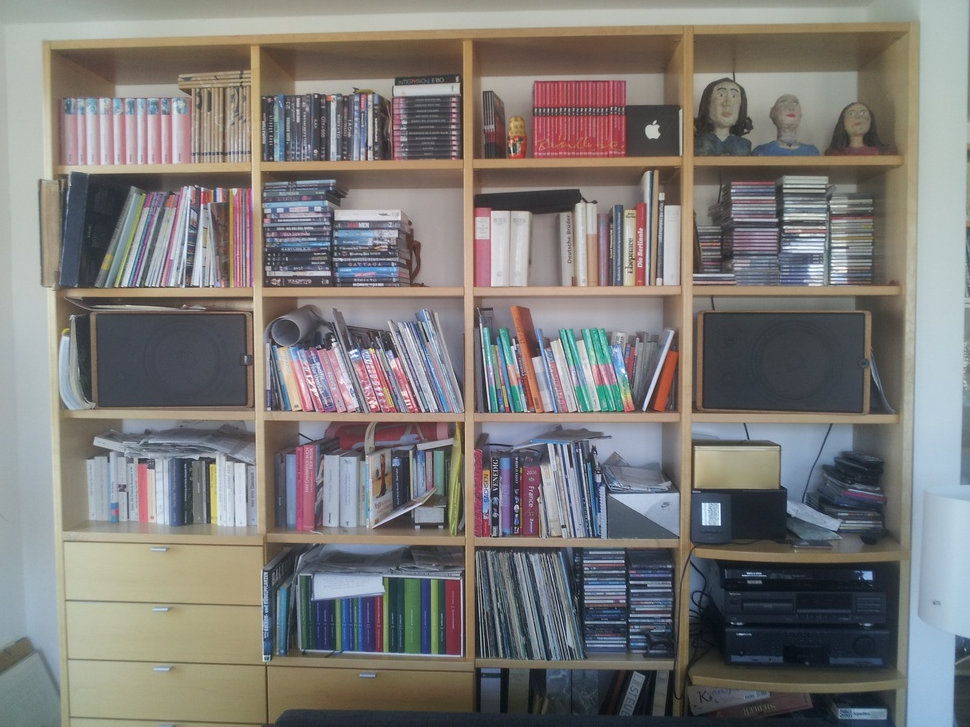
#> input picture HW09/images/20150616_074411.jpg, 970 x 727 px, shrunk from 3264 x 2448 before the run
$ jupyter execute --allow-errors MultipleViewGeometry2.ipynb
#> lines starting #> are read from the running program, lines starting #| are printed output that depends on the picture
<div class="alert alert-block alert-info" >
    <h1>Robot Perception</h1>
    <h3>General Information:</h3>
    <p>Please do not add or delete any cells. Answers belong into the corresponding cells (below the question). If a function is given (either as a signature or a full function), you should not change the name, arguments or return value of the function.<br><br> If you encounter empty cells underneath the answer that can not be edited, please ignore them, they are for testing purposes.<br><br>When editing an assignment there can be the case that there are variables in the kernel. To make sure your assignment works, please restart the kernel and run all cells before submitting (e.g. via <i>Kernel -> Restart & Run All</i>).</p>
    <p>Code cells where you are supposed to give your answer often include the line  ```raise NotImplementedError```. This makes it easier to automatically grade answers. If you edit the cell please outcomment or delete this line. </p>
    <br>The server resource is limited to 2 core cpu and 1GB RAM at max per user. If you use more than that, the kernel may die. Nevertheless, you can bring it up again by restaring the kernel (Kernel -> Restart and clear output).<br>
    <h3>Submission:</h3>
    <p>Upload all attachments required to run the notebook and provide a correct path to them.</p>
    <p><strike>Please submit your notebook via the web interface (in the main view -> Assignments -> Submit)</strike>.</p>
    <p>Starting from RP-HW07 onwards, submit the notebook and pdf version of it via LEA.</p>
    <p>The assignments are due on <b>Monday at 0:00.</b> (i.e. Sunday 23:59 + 1 min)</p>
    <h3>Group Work:</h3>
    <p>You are allowed to work in groups of up to two people. Please enter the UID (your username here) of each member of the group into the next cell. We apply plagiarism checking, so do not submit solutions from other people except your team members. If an assignment has a copied solution, the task will be graded with 0 points for all people with the same solution.</p>
    <p><b>YOU SHOULD ONLY SUBMIT EXACTLY ONE PER GROUP</b></p>
    <h3>Questions about the Assignment:</h3>
    <p>If you have questions about the assignment please post them in the LEA forum before the deadline. Don't wait until the last day to post questions.</p></div>

<div class="alert alert-block alert-danger">
<p><b>Put your answer in the PROVIDED CELLS only!</b></p>
<b>Any new cell is not visible during the grading.</b>
<p>We provide additional code and markdown cells for each question, so that you do not have to add the new ones.</p>
<p>Do not copy the metadata from one cell to another as it is unique to that cell only.</p></div>

[cell 1]
'''
Group Work:
Enter the UID (i.e. student2s) of each team member into the variables.
If you work alone please leave the second variable empty, or extend this list if necessary.
'''
member1 = ''
member2 = ''

## Q&As: Pose three questions (and ans.) to last lecture, 3 Q&As per member [1 point]

The format of the question and answer should be [Q1,A1,Q2,A2,Q3,A3,...,Qn,An], where Q1 is the question and A1 is the answer.<br>
If you work in a group, the total of the Q&As is $3xn$, where $n$ is the total number of members.<br>

Put your answer in the provided cell below!<br>
If you work in a group, you can extend the provided Q&A template, but please use the same format:
1. Q and A are separated by ONE $<$br$>$
2. Q&A and other Q&As are separated by TWO $<$br$>$

Or copy the provided format in the answer cell, and change the Q&A number.
<br>
Do not remove any markdown tag like $<$br$>$ in the answer cell.

YOUR ANSWER HERE
<br>
Q1 = Your first question here!
<br>
A1 = Your Q1 answer here!
<br>
<br>
Q2 = Your second question here!
<br>
A2 = Your Q2 answer here!
<br>
<br>
Q3 = Your third question here!
<br>
A3 = Your Q3 answer here!

[cell 2]
'''
Provide the time required to solve the assignment per task as well as the sum (in minutes).
Extend this list if needed.
'''

Task1 = 0
Task2 = 0
Task3 = 0
Sum = 0

## Task1: CameraCalibration using SURF and automatic point pairs

#### Your tasks are:

a. Run Feature extraction (SURF or SIFT) on `images/20150616_074411.jpg` and `images/20150616_07444.jpg`, display the found features.

`NOTE: both images have lens distortion, thus they are NOT calibrated.`

b. Run features MATCHING on those point sets, filter out only the "good" ones!

c. Use the match point set to run a camera Calibration and find the intrinsic parameters. Undistort the images. compare to the included files `*Calibrated.jpg`

d. I produced some point correspondences by hand myself see files (`shelf0Points.csv and shelfrrPoints.csv`). Redo Calibration using THESE point correspondences. Compare the results!

[cell 3]
# YOUR CODE HERE
import numpy as np
import matplotlib.pyplot as plt
import cv2

img1 = cv2.imread('./images/20150616_074411.jpg')
#> img1 is the input picture: shape (727, 970, 3); mean B, G, R 120.1, 122.4, 124.8
img2 = cv2.imread('./images/20150616_074444.jpg')
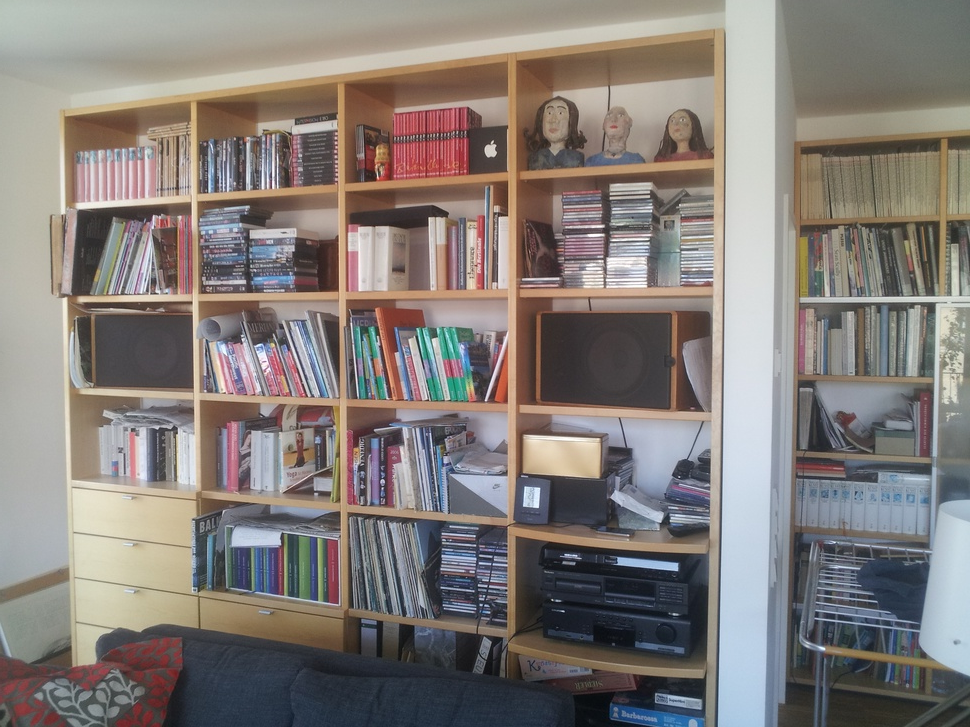
#> input picture HW09/images/20150616_074444.jpg, 970 x 727 px, shrunk from 3264 x 2448 before the run
#> img2 is the input picture: shape (727, 970, 3); mean B, G, R 121.1, 125.2, 132

img_size = (img1.shape[1], img1.shape[0])
#> img_size = (970, 727)

sift = cv2.xfeatures2d.SIFT_create()
# find the keypoints and descriptors with SIFT
kp1, des1 = sift.detectAndCompute(img1,None)
#> kp1 = 3296 keypoints; strongest (x, y, size): (652, 131, 9.8), (711, 515, 15.1), (868, 575, 6.5), (333, 340, 2.1)
kp2, des2 = sift.detectAndCompute(img2,None)
#> kp2 = 3085 keypoints; strongest (x, y, size): (490, 150, 8.4), (673, 567, 6.8), (533, 498, 13.2), (674, 614, 1.8)

[cell 4]
# BFMatcher with default params
bf = cv2.BFMatcher()
matches = bf.knnMatch(des1,des2,k=2)
#> matches = 3296 matches
# Apply ratio test
good = []
good_matches = []
pts1 = []
pts2 = []
for m,n in matches:
    if m.distance < 0.4*n.distance:
        good_matches.append(m)
        good.append([m])
#> after the loop, good = 23 matches; good_matches = 23 matches

# cv.drawMatchesKnn expects list of lists as matches.
img3 = cv2.drawMatchesKnn(img1,kp1,img2,kp2,good,None,flags=cv2.DrawMatchesFlags_NOT_DRAW_SINGLE_POINTS)
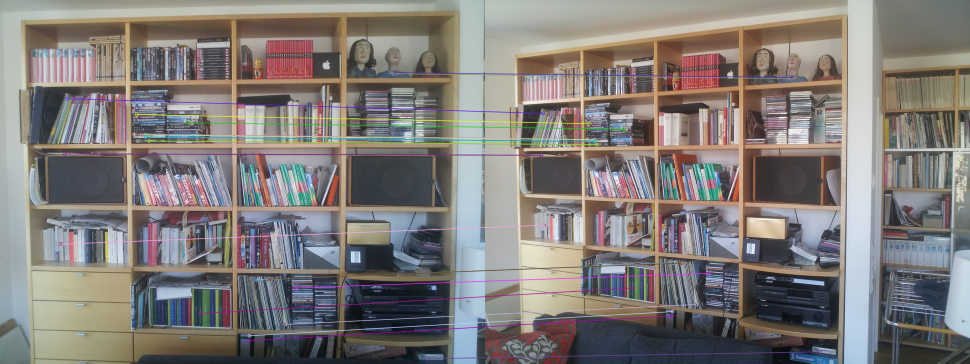
#> img3: shape (727, 1940, 3) (shown at 1/2 size); mean B, G, R 121.1, 123.9, 128.7
plt.imshow(img3),plt.show()

[cell 5]
board_height = 8
board_width = 6
N = 2 #Number of images
objpoints = [] # 3d point in real world space
imgpoints = [] # 2d points in image plane.
objp = np.zeros((6*9, 3), np.float32)
objp[:,:2] = np.mgrid[0:9, 0:6].T.reshape(-1,2)


def filter_matches_by_fundamental_matrix(key_pts1, key_pts2, matches, threshold):
#> called with threshold = 2
    N = len(matches)
#> N = 23
    i = 0

    for i,m in enumerate(matches):
        pts2.append(key_pts2[i])
        pts1.append(key_pts1[m.queryIdx].pt)
#> this loop made 23 passes
#> after the loop, pts1 = 23 items, first 6: (122.3, 487.8), (128.4, 307.2), (128.4, 307.2), (134.3, 196.9), (268.1, 268.1), (268.1, 268.1); pts2 = 23 keypoints; strongest (x, y, size): (51, 217, 1.8), (39, 696, 4.8), (48, 686, 5.7), (9, 654, 3.7)

    src_pts = np.array(pts1)
#> src_pts = 23 rows, first 8: [122.3, 487.8], [128.4, 307.2], [128.4, 307.2], [134.3, 196.9], [268.1, 268.1], [268.1, 268.1], [272.8, 228.7], [274.3, 281.6]
    dst_pts = np.array(pts2)

    N = len(matches)
    [H, mask] = cv2.findFundamentalMat(src_pts, dst_pts, cv2.FM_RANSAC, threshold)

    mask = np.nonzero(np.reshape(mask, (-1)))[0]
    return [matches[i] for i in mask]

#> (the rest of this cell did not finish here and is left out)
